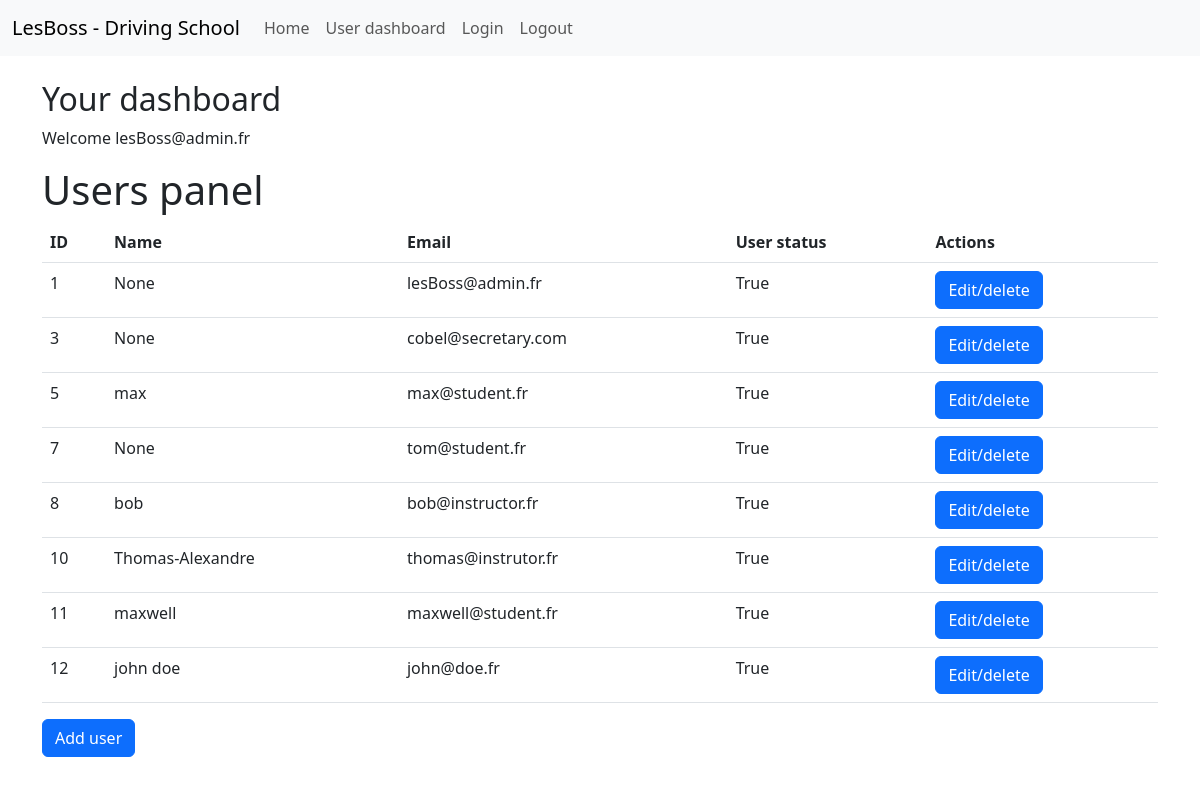
/user-panel/ (signed in), run on the app's committed database.
### app/models.py (models this page shows, shortened)
class User(AbstractBaseUser, PermissionsMixin):
    STUDENT = 1
    INSTRUCTOR = 2
    ADMIN = 3
    SECRETARY = 4
    USER_ROLE_CHOICES = [
        (STUDENT, 'Student'),
        (INSTRUCTOR, 'Instructor'),
        (ADMIN, 'Admin'),
        (SECRETARY, 'Secretary'),
    ]
    PASSED = 1
    FAILED = 2
    NOT_CONCERNED = 3
    ExamStatus = [
        (PASSED, 'passed'),
        (FAILED, 'failed'),
        (NOT_CONCERNED, 'not concerned'),
    ]
    role = models.PositiveSmallIntegerField(choices=USER_ROLE_CHOICES, blank=True, null=True)
    exam_status = models.PositiveSmallIntegerField(choices=ExamStatus, blank=True, null=True)
    paid_course_hours = models.DecimalField(max_digits=10, decimal_places=2, default=0)
    taken_course_hours = models.DecimalField(max_digits=10, decimal_places=2, default=0)
    student_timeslots = models.ManyToManyField('TimeSlot', blank=True, related_name='students')
    email = models.EmailField(max_length=254, unique=True)
    name = models.CharField(max_length=254, null=True, blank=True)
    is_staff = models.BooleanField(default=False)
    is_superuser = models.BooleanField(default=False)
    is_active = models.BooleanField(default=True)
    last_login = models.DateTimeField(null=True, blank=True)
    date_joined = models.DateTimeField(auto_now_add=True)
    USERNAME_FIELD = 'email'
    EMAIL_FIELD = 'email'
    REQUIRED_FIELDS = []
    objects = UserManager()

### app/views.py (the view)
# urls.py: path('user-panel/', views.user_panel, name='user-dashboard'),
def user_panel(request):
    instructor_user = request.user
    instructor_courses = Course.objects.filter(assigned_instructor=instructor_user)
    student_user = request.user
    student_courses = Course.objects.filter(assigned_student=student_user)
    courses = Course.objects.all()
    all_users = User.objects.all()
    all_personal = User.objects.filter(role=2 | 3 | 4)
    students = User.objects.filter(role=1)
    instructors = User.objects.filter(role=2)
    admins = User.objects.filter(role=3)
    secretaries = User.objects.filter(role=4)
    return render(request, 'app/user-dashboard.html',
                  {'logged_in_user': request.user, 'course_add_form': CourseForm,
                   'user_add_form': UserCreationForm,
                   'user_edit_form': UserForm, 'student_add_form': StudentForm,
                   'instructor_add_form': InstructorForm,
                   'instructor_edit_form': InstructorForm, 'secretary_add_form': InstructorForm,
                   'secretary_edit_form': InstructorForm, 'courses': courses, 'students': students,
                   'instructors': instructors, 'admins': admins, 'secretaries': secretaries, 'all_users': all_users,
                   'all_personal': all_personal, 'instructor_courses': instructor_courses,
                   'student_courses': student_courses})

### app/templates/app/user-dashboard.html (shortened to what this page needs)
{% extends 'app/base.html' %}
{% block content %}
    {% if logged_in_user.is_authenticated %}
        <div class="container mt-4">
            <h2>Your dashboard</h2>
            <p>Welcome {{ logged_in_user.email }}</p>
            {% if logged_in_user.role == 1 %}
                {% include 'settings/student/account-details.html' %}
            {% elif logged_in_user.role == 2 %}
                {% include 'settings/instructor/course-list.html' %}
            {% elif logged_in_user.role == 3 %}
                {% include 'settings/admin/admin-users-panel.html' %}
            {% elif logged_in_user.role == 4 %}
                {% include 'settings/secretary/instructor-list.html' %}
                {% include 'settings/secretary/student-list.html' %}
                {% include 'settings/secretary/course-list.html' %}
            {% endif %}
        </div>
    {% endif %}
{% endblock %}

### app/templates/settings/admin/admin-users-panel.html
<div>
    <div>
    <h1>Users panel</h1>
        <table class="table">
            <thead>
            <tr>
                <th class="col">ID</th>
                <th class="col">Name</th>
                <th class="col">Email</th>
                <th class="col">User status</th>
                <th class="col">Actions</th>
            </tr>
            </thead>
            <tbody>
            {% for user in all_users %}
                <tr>
                    <td>{{ user.pk }}</td>
                    <td>{{ user.name }}</td>
                    <td>{{ user.email }}</td>
                    <td>{{ user.is_active }}</td>
                    <td>
                        <a class="btn btn-primary" href="{% url 'admin-edit-delete' user.pk %}">Edit/delete</a>
                    </td>
                </tr>
            {% endfor %}
            </tbody>
        </table>
    <div>
<a class="btn btn-primary" href="{% url 'admin-add-user' %}">Add user</a>
    </div>
    </div>
</div>

### data on the page
User: email "lesBoss@admin.fr", pk "1", name "None", is_active "True"
User: pk "3", name "None", email "cobel@secretary.com", is_active "True"
User: pk "5", name "max", email "max@student.fr", is_active "True"
User: pk "7", name "None", email "tom@student.fr", is_active "True"
User: pk "8", name "bob", email "bob@instructor.fr", is_active "True"
User: pk "10", name "Thomas-Alexandre", email "thomas@instrutor.fr", is_active "True"
User: pk "11", name "maxwell", email "maxwell@student.fr", is_active "True"
User: pk "12", name "john doe", email "john@doe.fr", is_active "True"
